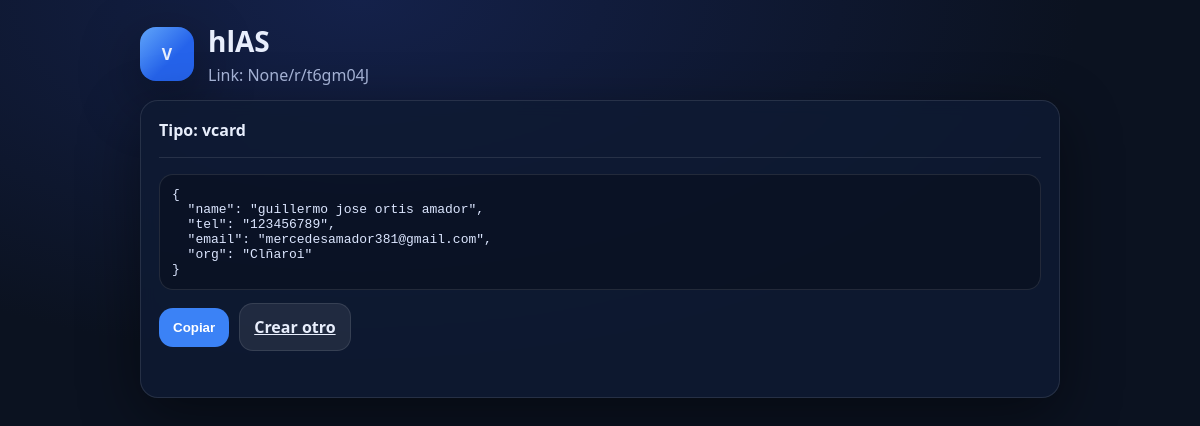
/v/t6gm04J (signed in), run on the app's committed database.
### tables this page shows
CREATE TABLE links (
      id INTEGER PRIMARY KEY AUTOINCREMENT,
      user_id INTEGER NOT NULL,
      code TEXT UNIQUE NOT NULL,
      kind TEXT NOT NULL,
      title TEXT,
      target_url TEXT,
      payload_json TEXT,
      viewer_enabled INTEGER NOT NULL DEFAULT 0,
      created_at INTEGER NOT NULL,
      updated_at INTEGER NOT NULL,
      expires_at INTEGER,
      max_scans INTEGER
    );

### app.py (the view)
@app.get("/v/<code>")
def view_payload(code):
    conn = db()
    c = conn.cursor()
    c.execute("SELECT * FROM links WHERE code=?", (code,))
    link = c.fetchone()
    conn.close()
    if not link:
        abort(404)
    if link["viewer_enabled"] != 1:
        return redirect(url_for("redirect_code", code=code))
    payload = None
    pretty_payload = ""
    if link["payload_json"]:
        try:
            payload = json.loads(link["payload_json"])
            pretty_payload = json.dumps(
                payload,
                indent=2,
                ensure_ascii=False
            )
        except Exception:
            pretty_payload = link["payload_json"]
    return render_template(
        "view_payload.html",
        link=link,
        payload_pretty=pretty_payload,
        app_url=APP_URL
    )

### app.py (called while the page is built)
def db():
    conn = sqlite3.connect(DB)
    conn.row_factory = sqlite3.Row
    return conn

@app.before_request
def ensure_db():
    if not os.path.exists(DB):
        init_db()

### templates/view_payload.html (shortened to what this page needs)
<!doctype html>
<html lang="es">
<head>
  <link rel="stylesheet" href="/static/styles.css"/>
</head>
<body>
  <main class="wrap">
    <header class="head">
      <div class="badge">V</div>
      <div>
        <h1>{{ link['title'] or link['code'] }}</h1>
        <p>Link: {{ app_url }}/r/{{ link['code'] }}</p>
      </div>
    </header>
    <section class="card">
      <div class="label">Tipo: {{ link['kind'] }}</div>
      <div class="divider"></div>
      <pre class="pre" id="payload">{{ payload_pretty }}</pre>
      <div class="row" style="margin-top:12px;">
        <button class="btn" onclick="copyPayload()">Copiar</button>
        <a class="btn ghost" href="/">Crear otro</a>
      </div>
      <div id="status" class="status"></div>
    </section>
  </main>
</body>
</html>

### static/styles.css (style rules this page uses)
:root { --bg:#0b1220; --card:#0f1a33; --text:#e8eefc; --muted:#a9b7da; --line: rgba(255,255,255,.10); --btn:#3b82f6; --danger:#ef4444; --shadow: 0 18px 60px rgba(0,0,0,.45); --radius:18px; }
* { box-sizing:border-box }
body { margin:0; font-family: system-ui, -apple-system, Segoe UI, Roboto, Ubuntu, Cantarell, Arial; background: radial-gradient(1200px 600px at 30% 0%, #14214a 0%, var(--bg) 60%); color:var(--text); min-height:100vh; display:flex; justify-content:center; padding:22px; }
a { color:#8fb4ff }
.wrap { width:min(920px, 100%) }
.head { display:flex; gap:14px; align-items:center; margin-bottom:14px }
.badge { width:54px;height:54px;border-radius:16px;display:grid;place-items:center;font-weight:800; background: linear-gradient(135deg, #60a5fa 0%, #2563eb 60%); box-shadow: var(--shadow); }
h1 { margin:0;font-size:28px }
p { margin:4px 0 0;color:var(--muted) }
.card { background: rgba(15,26,51,.85); border:1px solid var(--line); border-radius: var(--radius); padding:18px; box-shadow: var(--shadow); backdrop-filter: blur(8px); }
.label { display:block;font-weight:800;margin-bottom:8px }
.row { display:flex; gap:10px; flex-wrap:wrap; align-items:center }
.btn { padding:12px 14px;border:none;border-radius:14px;background: var(--btn); color:white;font-weight:900;cursor:pointer; }
.btn.ghost { background: rgba(255,255,255,.08); border:1px solid var(--line); color: var(--text); }
.divider { height:1px;background: var(--line); margin:16px 0 }
.status { margin-top:10px; color: var(--muted); font-size: 13px; min-height: 18px }
.pre { background: rgba(0,0,0,.25); border:1px solid var(--line); padding:12px; border-radius: 14px; overflow:auto; color: #dce6ff; }

### data on the page
links: title "hlAS", code "t6gm04J", kind "vcard"

### other printed values
{{ app_url }} "None"
{{ payload_pretty }} "{ \"name\": \"guillermo jose ortis amador\", \"tel\": \"123456789\", \"email\": \"mercedesamador381@gmail.com\", \"org\": \"Clñaroi\" }"
